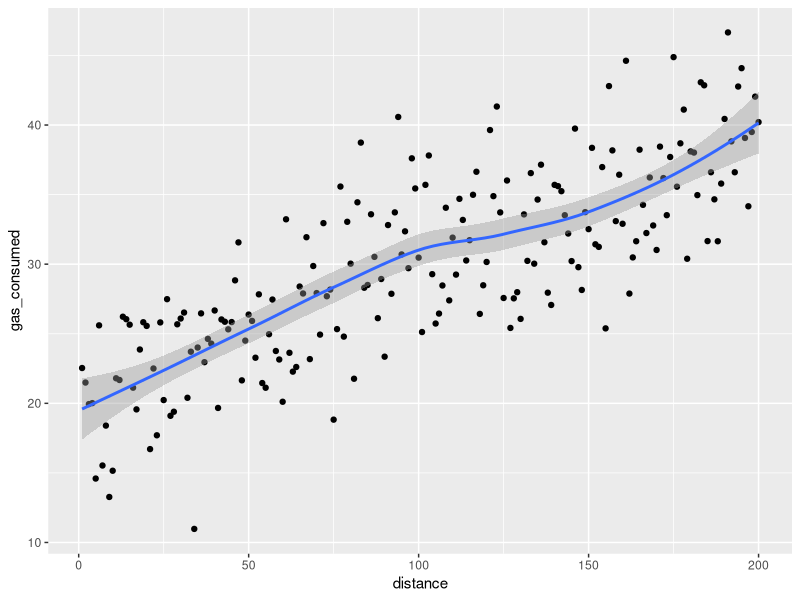

Here is the R script that generated this plot: (Note: this script raises an error after producing the figure.)
library(tidyverse)
library(mice)
library(cowplot)

#creating a dataframe

petrol_usage <- data.frame(distance = 1:200, 
                           gas_consumed = rnorm(200, mean = 20, sd = 4)  + 0.1 * (1:200))

#checking the dataframe visually
ggplot(petrol_usage, aes(x = distance, y = gas_consumed)) +
  geom_point() +
  geom_smooth()

#new df with NA

petrol <- petrol_usage
petrol$gas_consumed[sample(1:200, 50)] <- NA

head(petrol)
print(petrol)


#linear regression imputation
df_lr <- petrol %>%
  mice(method = "norm.predict") %>%
  complete()

#random forest imputation
df_rf <- petrol %>%
  mice(method = "rf", m = 20) %>%
  complete()

#stochastic regression imputation
df_sr <- petrol %>%
  mice(method = "norm.nob", m = 20) %>%
  complete()

#correlation function
get_cor <- function(df) {
  cor_coef <- cor(df$distance, df$gas_consumed, use = "pairwise.complete.obs")
  cor_label <- paste0("Correlation Coefficient: ", round(cor_coef, 2))
  return(cor_label)
}

#plotting all 4 dataframes to check, if they behave similar

P1 <- ggplot() + geom_point(data = petrol_usage, aes(x = distance, y = gas_consumed), color = "black")+
  labs(title = "Original Missing Data",
       subtitle = get_cor(petrol_usage),
       x = "Distance",
       y = "Gas Consumed")
print(P1)

P2 <- ggplot() + geom_point(data = df_lr, aes(x = distance, y = gas_consumed), color = "red") +
  labs(title = "Linear Regression Imputed Data",
       subtitle = get_cor(df_lr),
       x = "Distance",
       y = "Gas Consumed")
print(P2)

P3 <- ggplot() + geom_point(data = df_sr, aes(x = distance, y = gas_consumed), color = "blue") +
  labs(title = "Stochastic Regression Imputed Data",
       subtitle = get_cor(df_sr),
       x = "Distance",
       y = "Gas Consumed")

print(P3)

P4 <- ggplot() + geom_point(data = df_rf, aes(x = distance, y = gas_consumed), color = "purple") +
  labs(title = "Random Forest Imputed Data",
       subtitle = get_cor(df_rf),
       x = "Distance",
       y = "Gas Consumed")

print(P4)

#creating histograms to compare the gas_consumed_hat
hist_orig <- ggplot(petrol_usage, aes(x = gas_consumed)) +
  geom_histogram(fill = "black", color = "white") +
  ggtitle("Original Missing Data") +
  xlim(0,70) +
  ylim(c(0, 35))

hist_lm <- ggplot(df_lr, aes(x = gas_consumed)) +
  geom_histogram(fill = "red", color = "white") +
  ggtitle("Linear Regression Imputed Data")+
  xlim(0,70) +
  ylim(c(0, 35))

hist_sr <- ggplot(df_sr, aes(x = gas_consumed)) +
  geom_histogram(fill = "blue", color = "white") +
  ggtitle("Stochastic Regression Imputed Data")+
  xlim(0, 70) +
  ylim(c(0, 35))

hist_rf <- ggplot(df_rf, aes(x = gas_consumed)) +
  geom_histogram(fill = "purple", color = "white") +
  ggtitle("Random Forest Imputed Data")+
  xlim(0, 70) +
  ylim(c(0, 35))

print(hist_orig)
print(hist_lm)
print(hist_sr)
print(hist_rf)

combined_plot <- plot_grid(
  P1 + theme(plot.margin = margin(0, 10, 0, 0)),
  hist_orig + theme(plot.margin = margin(0, 0, 0, 10)),
  P2 + theme(plot.margin = margin(0, 10, 0, 0)),
  hist_lm + theme(plot.margin = margin(0, 0, 0, 10)),
  P3 + theme(plot.margin = margin(0, 10, 0, 0)),
  hist_sr + theme(plot.margin = margin(0, 0, 0, 10)),
  P4 + theme(plot.margin = margin(0, 10, 0, 0)),
  hist_rf + theme(plot.margin = margin(0, 0, 0, 10)),
  ncol = 2, nrow = 4
)
print(combined_plot)
